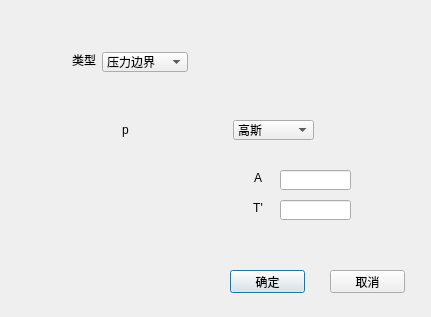
<?xml version="1.0" encoding="UTF-8"?>
<ui version="4.0">
 <class>AddBoundAco</class>
 <widget class="QDialog" name="AddBoundAco">
  <property name="geometry">
   <rect>
    <x>0</x>
    <y>0</y>
    <width>431</width>
    <height>317</height>
   </rect>
  </property>
  <property name="windowTitle">
   <string>bounding</string>
  </property>
  <widget class="QStackedWidget" name="stackedWidget">
   <property name="geometry">
    <rect>
     <x>50</x>
     <y>90</y>
     <width>341</width>
     <height>161</height>
    </rect>
   </property>
   <property name="currentIndex">
    <number>0</number>
   </property>
   <widget class="QWidget" name="page">
    <widget class="QComboBox" name="comboBox_3">
     <property name="geometry">
      <rect>
       <x>183</x>
       <y>30</y>
       <width>81</width>
       <height>20</height>
      </rect>
     </property>
     <property name="contextMenuPolicy">
      <enum>Qt::DefaultContextMenu</enum>
     </property>
     <property name="currentIndex">
      <number>0</number>
     </property>
     <item>
      <property name="text">
       <string>高斯</string>
      </property>
     </item>
     <item>
      <property name="text">
       <string>白噪声</string>
      </property>
     </item>
     <item>
      <property name="text">
       <string>单频声源</string>
      </property>
     </item>
    </widget>
    <widget class="QStackedWidget" name="stackedWidget_2">
     <property name="geometry">
      <rect>
       <x>40</x>
       <y>60</y>
       <width>271</width>
       <height>80</height>
      </rect>
     </property>
     <property name="currentIndex">
      <number>0</number>
     </property>
     <widget class="QWidget" name="page_3">
      <widget class="QLabel" name="label_9">
       <property name="geometry">
        <rect>
         <x>0</x>
         <y>20</y>
         <width>141</width>
         <height>41</height>
        </rect>
       </property>
       <property name="text">
        <string/>
       </property>
       <property name="pixmap">
        <pixmap resource="res.qrc">:/new/images/formula1.png</pixmap>
       </property>
      </widget>
      <widget class="QLabel" name="label_5">
       <property name="geometry">
        <rect>
         <x>160</x>
         <y>20</y>
         <width>16</width>
         <height>16</height>
        </rect>
       </property>
       <property name="minimumSize">
        <size>
         <width>8</width>
         <height>0</height>
        </size>
       </property>
       <property name="text">
        <string>A</string>
       </property>
       <property name="alignment">
        <set>Qt::AlignCenter</set>
       </property>
      </widget>
      <widget class="QLineEdit" name="lineEdit_4">
       <property name="geometry">
        <rect>
         <x>190</x>
         <y>20</y>
         <width>71</width>
         <height>20</height>
        </rect>
       </property>
       <property name="sizePolicy">
        <sizepolicy hsizetype="Ignored" vsizetype="Fixed">
         <horstretch>0</horstretch>
         <verstretch>0</verstretch>
        </sizepolicy>
       </property>
       <property name="minimumSize">
        <size>
         <width>20</width>
         <height>0</height>
        </size>
       </property>
      </widget>
      <widget class="QLabel" name="label_6">
       <property name="geometry">
        <rect>
         <x>160</x>
         <y>50</y>
         <width>16</width>
         <height>16</height>
        </rect>
       </property>
       <property name="minimumSize">
        <size>
         <width>8</width>
         <height>0</height>
        </size>
       </property>
       <property name="text">
        <string>T'</string>
       </property>
       <property name="alignment">
        <set>Qt::AlignCenter</set>
       </property>
      </widget>
      <widget class="QLineEdit" name="lineEdit_7">
       <property name="geometry">
        <rect>
         <x>190</x>
         <y>50</y>
         <width>71</width>
         <height>20</height>
        </rect>
       </property>
       <property name="sizePolicy">
        <sizepolicy hsizetype="Ignored" vsizetype="Fixed">
         <horstretch>0</horstretch>
         <verstretch>0</verstretch>
        </sizepolicy>
       </property>
      </widget>
     </widget>
     <widget class="QWidget" name="page_4">
      <widget class="QLabel" name="label_11">
       <property name="geometry">
        <rect>
         <x>10</x>
         <y>20</y>
         <width>141</width>
         <height>41</height>
        </rect>
       </property>
       <property name="text">
        <string/>
       </property>
       <property name="pixmap">
        <pixmap resource="res.qrc">:/new/images/formula2.png</pixmap>
       </property>
      </widget>
     </widget>
     <widget class="QWidget" name="page_5">
      <widget class="QLabel" name="label_10">
       <property name="geometry">
        <rect>
         <x>10</x>
         <y>20</y>
         <width>122</width>
         <height>36</height>
        </rect>
       </property>
       <property name="text">
        <string/>
       </property>
       <property name="pixmap">
        <pixmap resource="res.qrc">:/new/images/formula3.png</pixmap>
       </property>
      </widget>
      <widget class="QLabel" name="label_7">
       <property name="geometry">
        <rect>
         <x>150</x>
         <y>20</y>
         <width>16</width>
         <height>16</height>
        </rect>
       </property>
       <property name="minimumSize">
        <size>
         <width>8</width>
         <height>0</height>
        </size>
       </property>
       <property name="text">
        <string>A</string>
       </property>
       <property name="alignment">
        <set>Qt::AlignCenter</set>
       </property>
      </widget>
      <widget class="QLineEdit" name="lineEdit_5">
       <property name="geometry">
        <rect>
         <x>180</x>
         <y>20</y>
         <width>71</width>
         <height>20</height>
        </rect>
       </property>
       <property name="sizePolicy">
        <sizepolicy hsizetype="Ignored" vsizetype="Fixed">
         <horstretch>0</horstretch>
         <verstretch>0</verstretch>
        </sizepolicy>
       </property>
      </widget>
      <widget class="QLabel" name="label_8">
       <property name="geometry">
        <rect>
         <x>150</x>
         <y>50</y>
         <width>16</width>
         <height>16</height>
        </rect>
       </property>
       <property name="minimumSize">
        <size>
         <width>4</width>
         <height>0</height>
        </size>
       </property>
       <property name="text">
        <string>ω</string>
       </property>
       <property name="alignment">
        <set>Qt::AlignCenter</set>
       </property>
      </widget>
      <widget class="QLineEdit" name="lineEdit_6">
       <property name="geometry">
        <rect>
         <x>180</x>
         <y>50</y>
         <width>71</width>
         <height>20</height>
        </rect>
       </property>
       <property name="sizePolicy">
        <sizepolicy hsizetype="Ignored" vsizetype="Fixed">
         <horstretch>0</horstretch>
         <verstretch>0</verstretch>
        </sizepolicy>
       </property>
      </widget>
     </widget>
    </widget>
    <widget class="QLabel" name="label_4">
     <property name="geometry">
      <rect>
       <x>60</x>
       <y>30</y>
       <width>31</width>
       <height>20</height>
      </rect>
     </property>
     <property name="minimumSize">
      <size>
       <width>12</width>
       <height>0</height>
      </size>
     </property>
     <property name="text">
      <string>p</string>
     </property>
     <property name="alignment">
      <set>Qt::AlignCenter</set>
     </property>
    </widget>
   </widget>
   <widget class="QWidget" name="page_2"/>
   <widget class="QWidget" name="page_6"/>
   <widget class="QWidget" name="page_7"/>
   <widget class="QWidget" name="page_8"/>
  </widget>
  <widget class="QLabel" name="label">
   <property name="geometry">
    <rect>
     <x>72</x>
     <y>52</y>
     <width>24</width>
     <height>16</height>
    </rect>
   </property>
   <property name="text">
    <string>类型</string>
   </property>
   <property name="alignment">
    <set>Qt::AlignCenter</set>
   </property>
  </widget>
  <widget class="QComboBox" name="comboBox">
   <property name="geometry">
    <rect>
     <x>102</x>
     <y>52</y>
     <width>86</width>
     <height>20</height>
    </rect>
   </property>
   <property name="currentIndex">
    <number>0</number>
   </property>
   <item>
    <property name="text">
     <string>压力边界</string>
    </property>
   </item>
   <item>
    <property name="text">
     <string>绝对软边界</string>
    </property>
   </item>
   <item>
    <property name="text">
     <string>绝对硬边界</string>
    </property>
   </item>
   <item>
    <property name="text">
     <string>透射边界</string>
    </property>
   </item>
  </widget>
  <widget class="QPushButton" name="pushButton">
   <property name="geometry">
    <rect>
     <x>230</x>
     <y>270</y>
     <width>75</width>
     <height>23</height>
    </rect>
   </property>
   <property name="text">
    <string>确定</string>
   </property>
  </widget>
  <widget class="QPushButton" name="pushButton_2">
   <property name="geometry">
    <rect>
     <x>330</x>
     <y>270</y>
     <width>75</width>
     <height>23</height>
    </rect>
   </property>
   <property name="text">
    <string>取消</string>
   </property>
  </widget>
  <zorder>label</zorder>
  <zorder>comboBox</zorder>
  <zorder>stackedWidget</zorder>
  <zorder>pushButton</zorder>
  <zorder>pushButton_2</zorder>
 </widget>
 <resources>
  <include location="res.qrc"/>
 </resources>
 <connections>
  <connection>
   <sender>comboBox</sender>
   <signal>currentIndexChanged(int)</signal>
   <receiver>stackedWidget</receiver>
   <slot>setCurrentIndex(int)</slot>
   <hints>
    <hint type="sourcelabel">
     <x>157</x>
     <y>56</y>
    </hint>
    <hint type="destinationlabel">
     <x>85</x>
     <y>166</y>
    </hint>
   </hints>
  </connection>
  <connection>
   <sender>comboBox_3</sender>
   <signal>currentIndexChanged(int)</signal>
   <receiver>stackedWidget_2</receiver>
   <slot>setCurrentIndex(int)</slot>
   <hints>
    <hint type="sourcelabel">
     <x>294</x>
     <y>156</y>
    </hint>
    <hint type="destinationlabel">
     <x>353</x>
     <y>199</y>
    </hint>
   </hints>
  </connection>
 </connections>
</ui>
